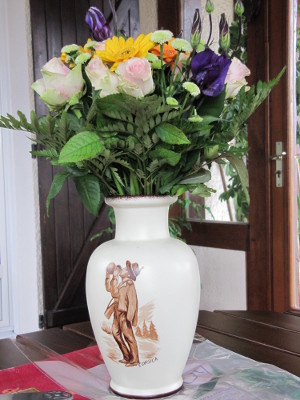
#> input picture DataTP3/image.jpg, 300 x 400 px
$ python test_sift.py   (older library calls are emulated)
#> lines starting #> are read from the running program, lines starting #| are printed output that depends on the picture
# ============================================================
# TP3 : DETECTION ET MISE EN CORRESPONDANCE DE POINTS D'INTERET
#
# PARTIE III : CALCUL DES DESCRIPTEURS SIFT
#
# Question 5 :
# Tester la methode SIFT dans un script qui appelle les fonctions
# precedentes pour une image donnee et visualiser le calcul
# des descripteurs SIFT pour les differents patchs.
# ============================================================

import cv2
import numpy as np
import matplotlib.pyplot as plt

def gradient(I):
    Ix = cv2.Sobel(I, cv2.CV_64F, 1, 0, ksize=3)
    Iy = cv2.Sobel(I, cv2.CV_64F, 0, 1, ksize=3)
    Ig = np.sqrt(Ix**2 + Iy**2)
    return Ix, Iy, Ig

def orientation(Ix, Iy, Ig):
    return (np.degrees(np.arctan2(Iy, Ix)) + 360) % 360

def gaussSIFT(I, sigma=8):
    h, w = I.shape
    x = np.arange(w) - (w - 1) / 2
    y = np.arange(h) - (h - 1) / 2
    X, Y = np.meshgrid(x, y)
    return np.exp(-(X**2 + Y**2) / (2 * sigma**2))

def echantillonner(I, taille=16, pas=16):
    patches = []
    h, w = I.shape

    for y in range(0, h - taille + 1, pas):
        for x in range(0, w - taille + 1, pas):
            patches.append((I[y:y+taille, x:x+taille], (x, y)))

    return patches

def computeSIFT(P, Ig, Ior, Mg):
    vsift = np.zeros(128)
    bins = np.floor(Ior / 45).astype(int) % 8
    contributions = Ig * Mg

    for i in range(4):
        for j in range(4):
            y1, y2 = i * 4, (i + 1) * 4
            x1, x2 = j * 4, (j + 1) * 4

            hist = np.zeros(8)

            np.add.at(
                hist,
                bins[y1:y2, x1:x2].ravel(),
                contributions[y1:y2, x1:x2].ravel()
            )

            vsift[(i * 4 + j) * 8:(i * 4 + j + 1) * 8] = hist

    norme = np.linalg.norm(vsift)

    if norme > 0:
        vsift /= norme

    return vsift

def visuSIFT(I, Ig, Ior, patch, nom, s, sift):
    x, y = patch

    plt.figure(figsize=(12, 5))

    plt.subplot(1, 2, 1)
    plt.imshow(I, cmap="gray")
    plt.gca().add_patch(
        plt.Rectangle((x, y), 16, 16, fill=False, edgecolor="red", linewidth=2)
    )
    plt.title(nom)
    plt.axis("off")

    plt.subplot(1, 2, 2)
    plt.bar(range(len(sift)), sift)
    plt.title(f"Descripteur SIFT - Patch {s}")
    plt.xlabel("Dimension")
    plt.ylabel("Valeur")

    plt.tight_layout()
    plt.show()

# 1. Chargement de l'image
I = cv2.imread("DataTP3/image.jpg", cv2.IMREAD_GRAYSCALE)
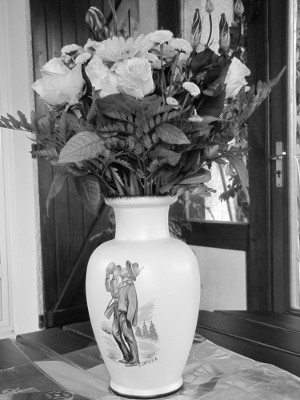
#> I: shape (400, 300); min 0, max 255, mean 121.5

if I is None:
    raise FileNotFoundError("Image introuvable.")

# 2. Calcul des gradients et orientations
Ix, Iy, Ig = gradient(I)
#> in gradient, `Ix = cv2.Sobel(I, cv2.CV_64F, 1, 0, ksize=3)`:
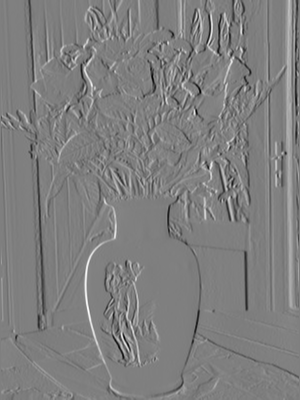
#> Ix: shape (400, 300) float64; min -795, max 796, mean -1.1; drawn with min black and max white
#> in gradient, `Iy = cv2.Sobel(I, cv2.CV_64F, 0, 1, ksize=3)`:
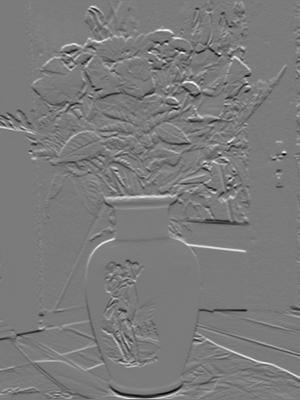
#> Iy: shape (400, 300) float64; min -683, max 730, mean 1.2; drawn with min black and max white
#> in gradient, `Ig = np.sqrt(Ix**2 + Iy**2)`:
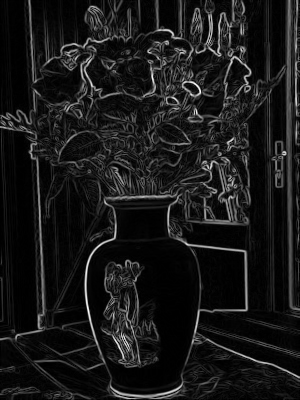
#> Ig: shape (400, 300) float64; min 0, max 807.9, mean 78.7; drawn with min black and max white
Ior = orientation(Ix, Iy, Ig)
#> in orientation, `return (np.degrees(np.arctan2(Iy, Ix)) + 360) % 360`:
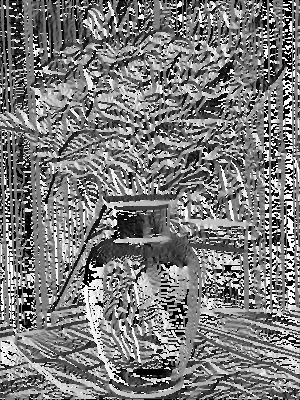
#> returned value: shape (400, 300) float64; min 0, max 359.9, mean 174.2; drawn with min black and max white

# 3. Extraction des patchs
patches = echantillonner(I)
#> after the loop in echantillonner, `for y in range(0, h - taille + 1, pas):`: patches = 450 items
#> patches = 450 items

print("Nombre de patchs :", len(patches))
#| Nombre de patchs : 450

# 4. Calcul et visualisation des descripteurs
for numero, (P, (x, y)) in enumerate(patches[:5], start=1):

    Ig_patch = Ig[y:y+16, x:x+16]
    Ior_patch = Ior[y:y+16, x:x+16]
    Mg = gaussSIFT(P)

    sift = computeSIFT(P, Ig_patch, Ior_patch, Mg)

    print(f"Patch {numero} - Coordonnees ({x}, {y})")
    print("Dimension du SIFT :", len(sift))

    visuSIFT(
        I, Ig, Ior,
        (x, y),
        "Visualisation des patchs SIFT",
        numero,
        sift
    )
#> this loop made 5 passes
#> norme in computeSIFT on passes 1 to 5: 427.8, 4437.6, 554.4, 540.1, 370.9
#| Patch 1 - Coordonnees (0, 0)
#| Dimension du SIFT : 128
#| Patch 2 - Coordonnees (16, 0)
#| Dimension du SIFT : 128
#| Patch 3 - Coordonnees (32, 0)
#| Dimension du SIFT : 128
#| Patch 4 - Coordonnees (48, 0)
#| Dimension du SIFT : 128
#| Patch 5 - Coordonnees (64, 0)
#| Dimension du SIFT : 128
#> pass 1, in visuSIFT, `plt.show()`:
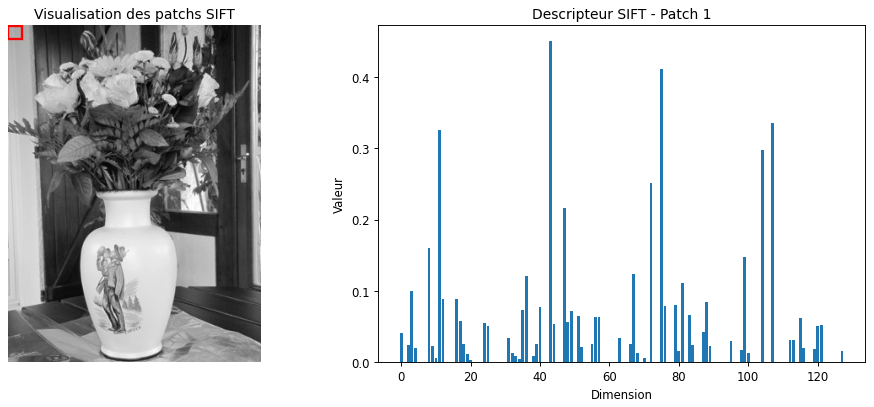
#> figure drawn by matplotlib, 2 panels; panel 2: tallest bar 0.45 high, from x = 42.6 to 43.4
#> pass 2, in visuSIFT (call 2), `plt.show()`:
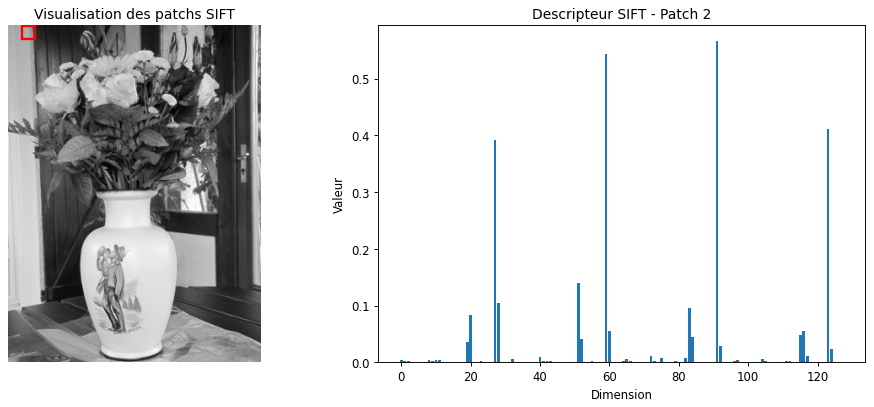
#> figure drawn by matplotlib, 2 panels; panel 2: tallest bar 0.565 high, from x = 90.6 to 91.4

print("Test SIFT termine.")
